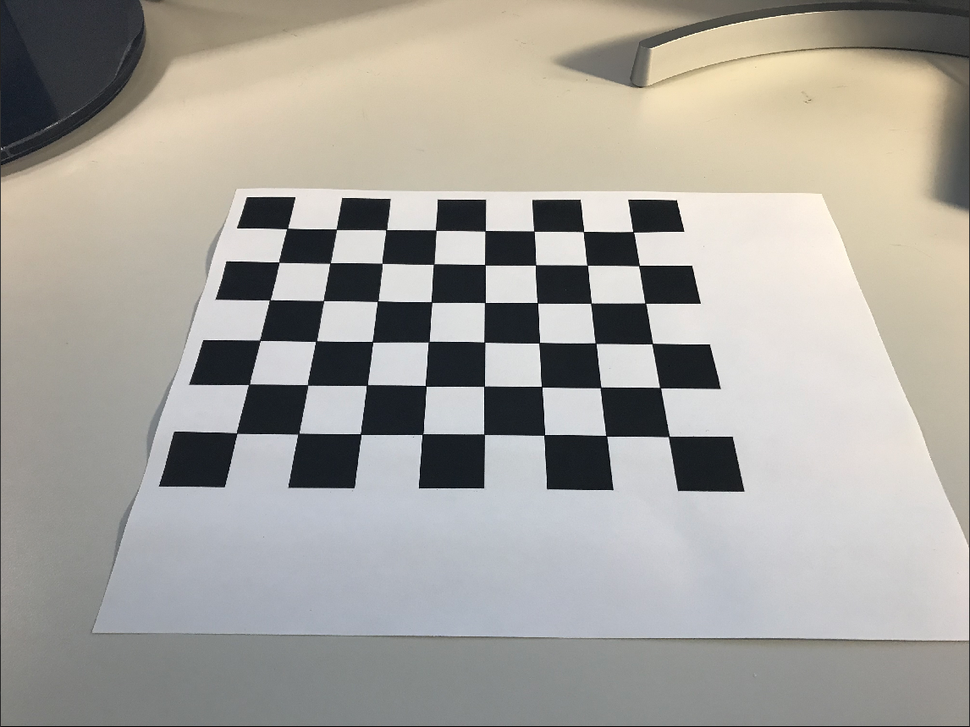
//> input picture ch5/calibration/images/1.png, 970 x 727 px, shrunk from 1146 x 859 before the run; its folder holds only this picture in this run
$ ./cameraCalibration   (built with g++ and OpenCV 4)
//> lines starting //> are read from the running program, lines starting //| are printed output that depends on the picture; after the words box and inside, x2 and y2 are one past the last pixel; in counts of white or black regions, pixels touching at a corner belong together
//
// Created by xlk on 10/9/21.
//
//reference: https://learnopencv.com/camera-calibration-using-opencv/
#include <opencv2/opencv.hpp>
#include <iostream>

using namespace std;

int CHECKERBOARD[2]{8, 6};

int main(int argc, char **argv) {
    vector<vector<cv::Point3f>> objpoints;
    vector<vector<cv::Point2f>> imgpoints;

    vector<cv::Point3f> objp;
    for (int c = 0; c < CHECKERBOARD[0];c++) {
        for (int r = 0; r < CHECKERBOARD[1]; r++) {
            objp.push_back(cv::Point3f(r, c, 0));   ///???
        }
    }
    vector<cv::String> images;
    string path = "../images/*.png";
    cv::glob(path, images);
    cv::Mat frame, gray;
    vector<cv::Point2f> corner_pts;
    bool success;

    for (int i = 0; i < images.size(); i++) {
        frame = cv::imread(images[i]);
//> frame is the input picture: 727 rows x 970 cols, CV_8UC3; mean B, G, R 157.2, 163.5, 166.5
        cv::cvtColor(frame, gray, cv::COLOR_BGR2GRAY);
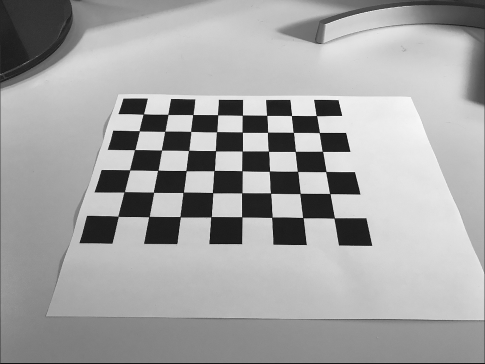
//> gray: 727 rows x 970 cols, CV_8UC1 (shown at 1/2 size); min 0, max 255, mean 163.7
//        success = cv::findChessboardCorners(gray, cv::Size(CHECKERBOARD[0], CHECKERBOARD[1]), corner_pts,
//                                            cv::CALIB_CB_ADAPTIVE_THRESH | cv::CALIB_CB_FAST_CHECK | cv::CALIB_CB_NORMALIZE_IMAGE);
        success = cv::findChessboardCorners(gray, cv::Size(CHECKERBOARD[0], CHECKERBOARD[1]), corner_pts);
//> success = true; corner_pts = 48 Points (x, y), first 12: [287.1, 228.5], [336.3, 229.2], [386, 229.8], [435.8, 230.3], [485.1, 230.8], [533.9, 231.1], [583.4, 231.6], [632.9, 231.6], [278.8, 262.2], [330, 263], [382.1, 263.3], [433.6, 264.1]
        cout << i+1 << "th success: " << success << endl;
//| 1th success: 1
        if (success){
            cv::TermCriteria criteria(cv::TermCriteria::COUNT | cv::TermCriteria::EPS, 30, 0.001);
            cv::cornerSubPix(gray, corner_pts, cv::Size(11,11), cv::Size(-1,-1), criteria);
//> corner_pts = 48 Points (x, y), first 12: [287.1, 228.5], [336.3, 229.3], [386.2, 229.7], [435.6, 230.2], [485.1, 230.7], [533.9, 231.2], [583.5, 231.5], [633.3, 231.7], [278.8, 262.1], [330.1, 263], [382, 263.4], [433.7, 264.1]
            cv::drawChessboardCorners(frame, cv::Size(CHECKERBOARD[0], CHECKERBOARD[1]), corner_pts, success);
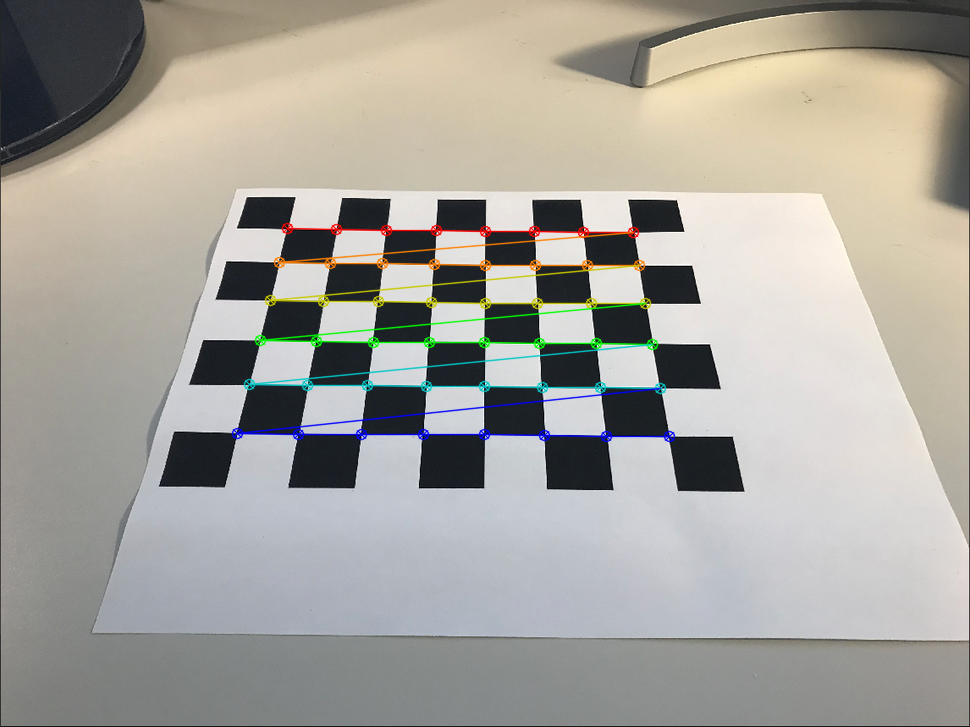
//> frame: 727 rows x 970 cols, CV_8UC3; 2.32% of pixels changed, all inside (x1, y1, x2, y2) = (231, 222, 676, 443)
            objpoints.push_back(objp);
            imgpoints.push_back(corner_pts);
//> imgpoints = 1 point lists
        }
        cv::imshow("image", frame);
        cv::waitKey(0);
    }
    cv::destroyAllWindows();

    cv::Mat cameraMatrix, distCoeffs, R, T;
    cv::calibrateCamera(objpoints, imgpoints, cv::Size(gray.rows, gray.cols), cameraMatrix, distCoeffs, R, T);
//> cameraMatrix = [[3523.7, 0, -56.66], [0, 731.1, 357.3], [0, 0, 1]]; distCoeffs = [10.8, 267.9, 0.731, -0.863, -4002.7]; R = [[-0.00795, -1.41, 0.123]]; T = [[3.94, -5.28, 23.89]]
    cout << "cameraMatrix: " << cameraMatrix << endl;
//| cameraMatrix: [3523.702910990974, 0, -56.66372941697485;
//|  0, 731.0790061795827, 357.2764499874306;
//|  0, 0, 1]
    cout << "distCoeffs: " << distCoeffs << endl;
//| distCoeffs: [10.79741560792355, 267.9046064718205, 0.7310760162540512, -0.8631010221817957, -4002.692130263923]
    cout << "Rotation vector:  " << R << endl;
//| Rotation vector:  [-0.007948367855620662, -1.411153076275303, 0.1231330440662905]
    cout << "Translation vector: " << T << endl;
//| Translation vector: [3.941920786452229, -5.279371981874407, 23.89303502711433]
    return 0;
}

$ run again, on ch5/calibration/images/5.png
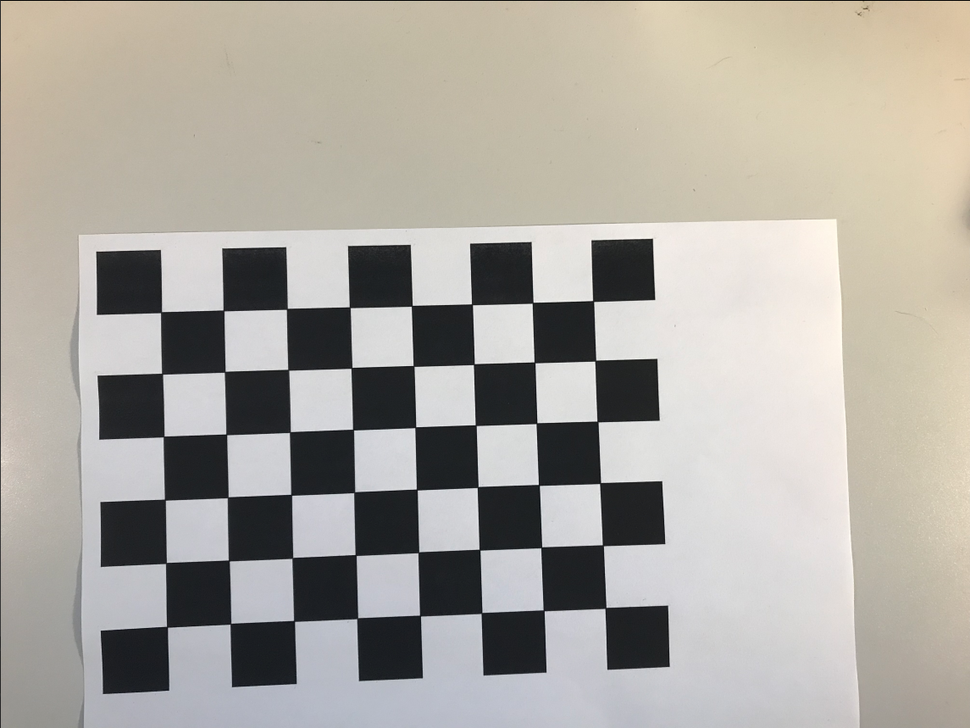
//> input picture ch5/calibration/images/5.png, 970 x 728 px, shrunk from 1145 x 859 before the run
//> frame is the input picture: 728 rows x 970 cols, CV_8UC3; mean B, G, R 161, 168.5, 172.6
//> `cv::cvtColor(frame, gray, cv::COLOR_BGR2GRAY);`:
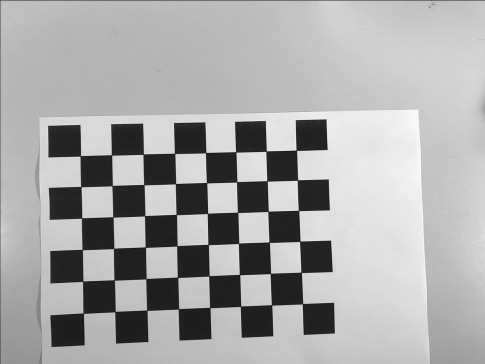
//> gray: 728 rows x 970 cols, CV_8UC1 (shown at 1/2 size); min 6, max 255, mean 168.9
//> `success = cv::findChessboardCorners(gray, cv::Size(CHECKERBOARD[0], CH..`: success = true; corner_pts = 48 Points (x, y), first 12: [160.4, 313.3], [223.4, 310.5], [287.6, 307.7], [348.6, 306.5], [411.8, 305.5], [471.9, 304.5], [531.6, 303.4], [592.6, 300.4], [163.3, 374.4], [223.6, 372.4], [289.4, 370.4], [351.2, 368]
//| 1th success: 1
//> `cv::cornerSubPix(gray, corner_pts, cv::Size(11,11), cv::Size(-1,-1), c..`: corner_pts = 48 Points (x, y), first 12: [161, 312.2], [223.5, 310.4], [286.8, 308.8], [349.6, 307.2], [411.7, 305.8], [471.9, 304.4], [532.5, 302.7], [593.1, 301], [162.1, 373.6], [224.7, 371.7], [288.2, 369.7], [351.5, 367.8]
//> `cv::drawChessboardCorners(frame, cv::Size(CHECKERBOARD[0], CHECKERBOAR..`:
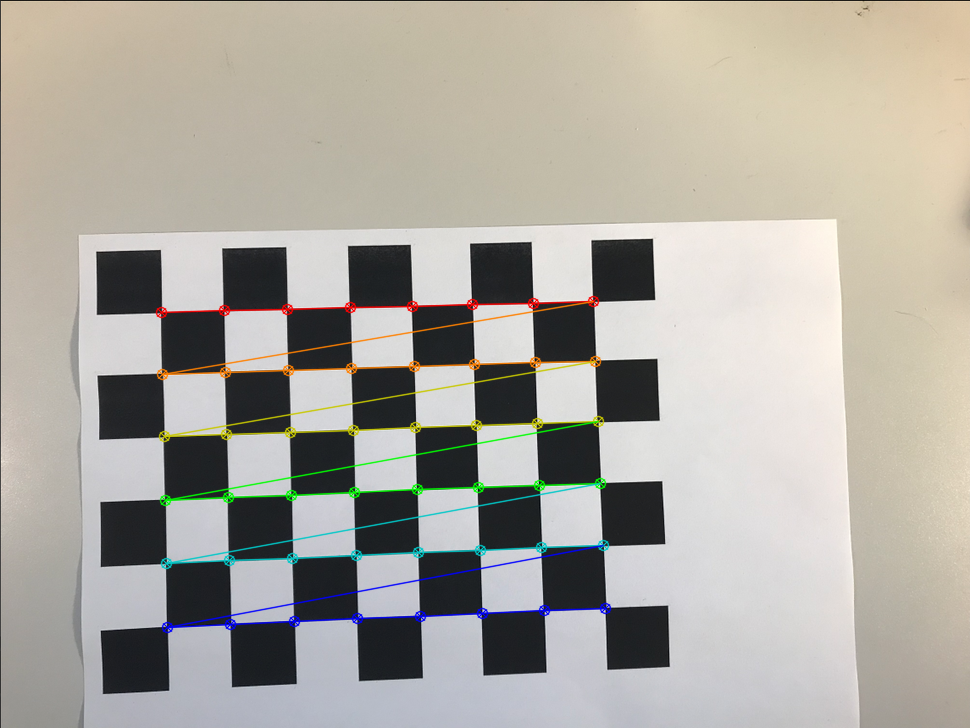
//> frame: 728 rows x 970 cols, CV_8UC3; 2.58% of pixels changed, all inside (x1, y1, x2, y2) = (155, 295, 612, 634)
//> imgpoints = 1 point lists
//> cameraMatrix = [[5717.8, 0, 363.5], [0, 15433.7, 484.5], [0, 0, 1]]; distCoeffs = [1.73, 22595.4, 0.00154, 0.00304, 164509474.3]; R = [[-0.613, -1.29, -0.304]]; T = [[-1.61, -3.55, 274.4]]
//| cameraMatrix: [5717.836307892416, 0, 363.4996065198162;
//|  0, 15433.66717423053, 484.4998198620007;
//|  0, 0, 1]
//| distCoeffs: [1.731595587125295, 22595.35631932504, 0.001538855403898025, 0.003039731187511273, 164509474.2814844]
//| Rotation vector:  [-0.613392802355203, -1.285316980178029, -0.3042833985899168]
//| Translation vector: [-1.613007444118981, -3.547469946489495, 274.3882850743191]

$ run again, on ch5/calibration/images/2.png
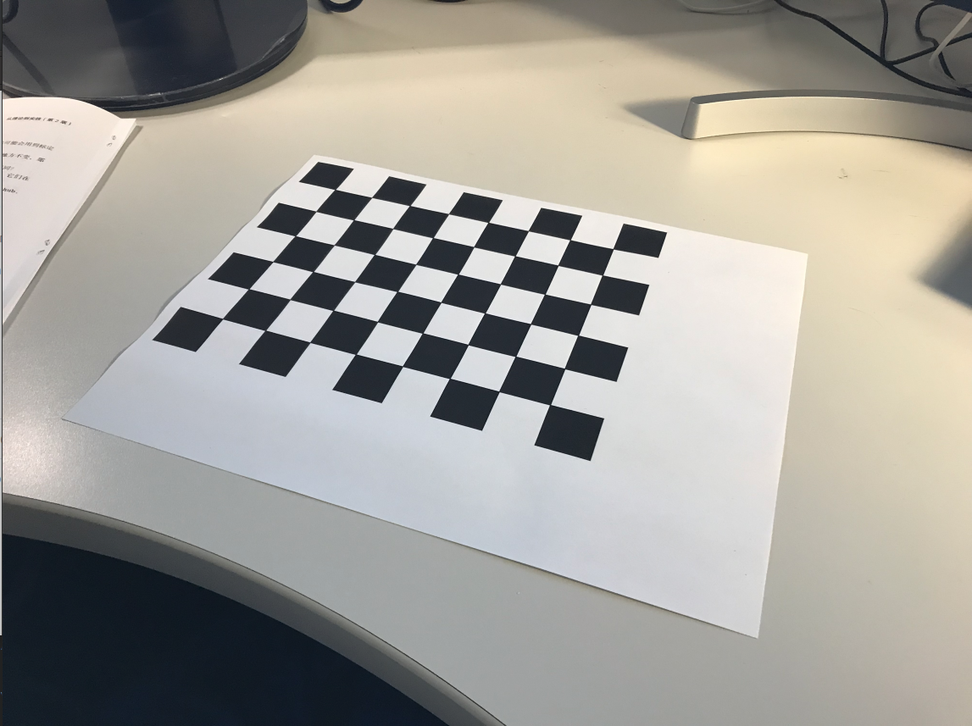
//> input picture ch5/calibration/images/2.png, 972 x 726 px, shrunk from 1147 x 857 before the run
//> frame is the input picture: 726 rows x 972 cols, CV_8UC3; mean B, G, R 153.2, 159.2, 161.5
//> `cv::cvtColor(frame, gray, cv::COLOR_BGR2GRAY);`:
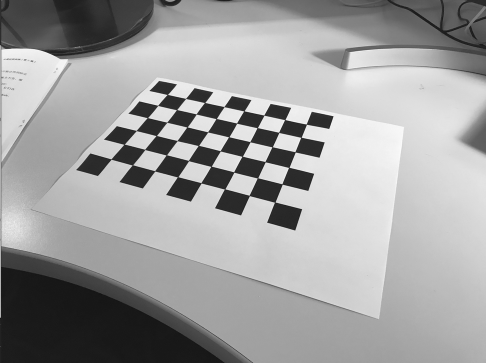
//> gray: 726 rows x 972 cols, CV_8UC1 (shown at 1/2 size); min 10, max 255, mean 159.2
//> `success = cv::findChessboardCorners(gray, cv::Size(CHECKERBOARD[0], CH..`: success = true; corner_pts = 48 Points (x, y), first 12: [335, 189.4], [371.6, 197.4], [409.6, 205.5], [448.5, 213.7], [488.3, 222.3], [528.3, 230.7], [570.1, 239.7], [613, 248.7], [315.9, 211.3], [353.6, 219.8], [392.8, 228.5], [432.8, 237.6]
//| 1th success: 1
//> `cv::cornerSubPix(gray, corner_pts, cv::Size(11,11), cv::Size(-1,-1), c..`: corner_pts = 48 Points (x, y), first 12: [335.1, 189.4], [371.6, 197.4], [409.7, 205.5], [448.5, 213.7], [488.3, 222.3], [528.3, 230.7], [570.1, 239.7], [613.1, 248.8], [315.8, 211.3], [353.7, 219.7], [392.7, 228.5], [432.8, 237.6]
//> `cv::drawChessboardCorners(frame, cv::Size(CHECKERBOARD[0], CHECKERBOAR..`:
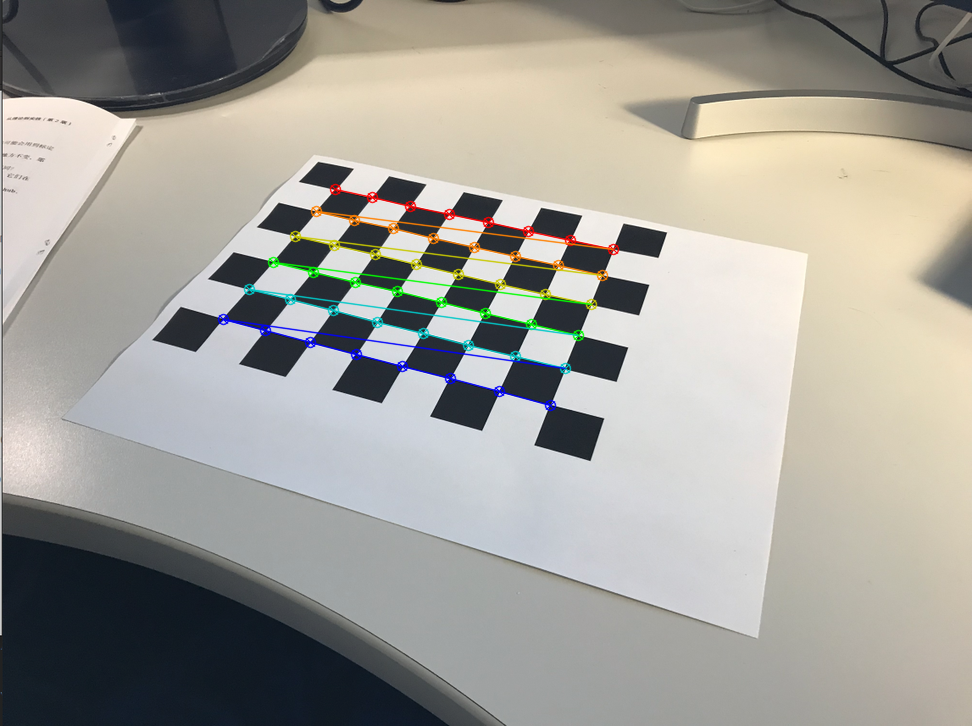
//> frame: 726 rows x 972 cols, CV_8UC3; 1.93% of pixels changed, all inside (x1, y1, x2, y2) = (217, 183, 620, 412)
//> imgpoints = 1 point lists
//> cameraMatrix = [[2619.8, 0, 119.9], [0, 978.8, 263.9], [0, 0, 1]]; distCoeffs = [-0.686, 75.73, 0.473, -1.07, -258]; R = [[0.307, -1.24, 0.305]]; T = [[7.83, -3.76, 18.84]]
//| cameraMatrix: [2619.80189538018, 0, 119.8745397322323;
//|  0, 978.8018429705212, 263.9289444878091;
//|  0, 0, 1]
//| distCoeffs: [-0.6859354262702995, 75.72799825956112, 0.4726667683878077, -1.06860936884948, -257.9746411017837]
//| Rotation vector:  [0.3074411518435382, -1.239291094947187, 0.3051240907393418]
//| Translation vector: [7.828026840288796, -3.761852332290835, 18.84349525703685]
